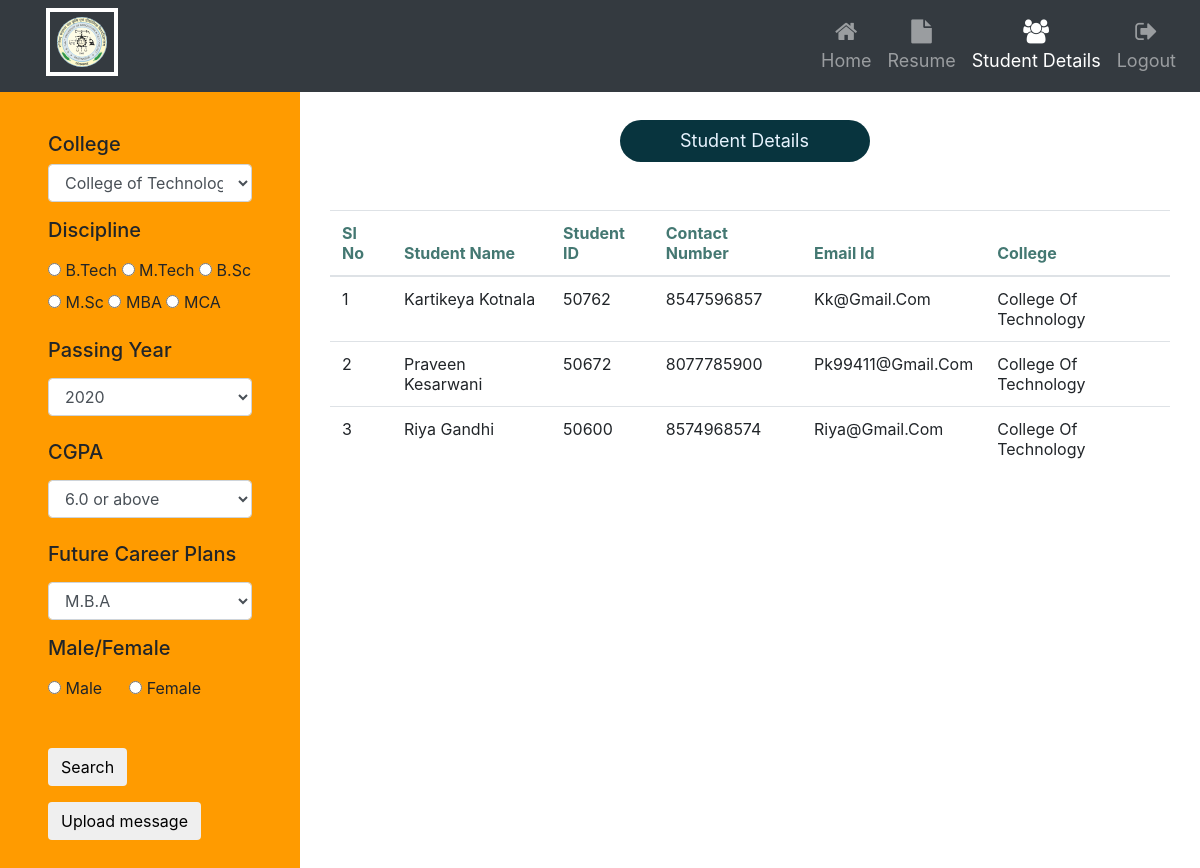
/Admin/student-details.php (signed in), run on an earlier commit of the app's database.
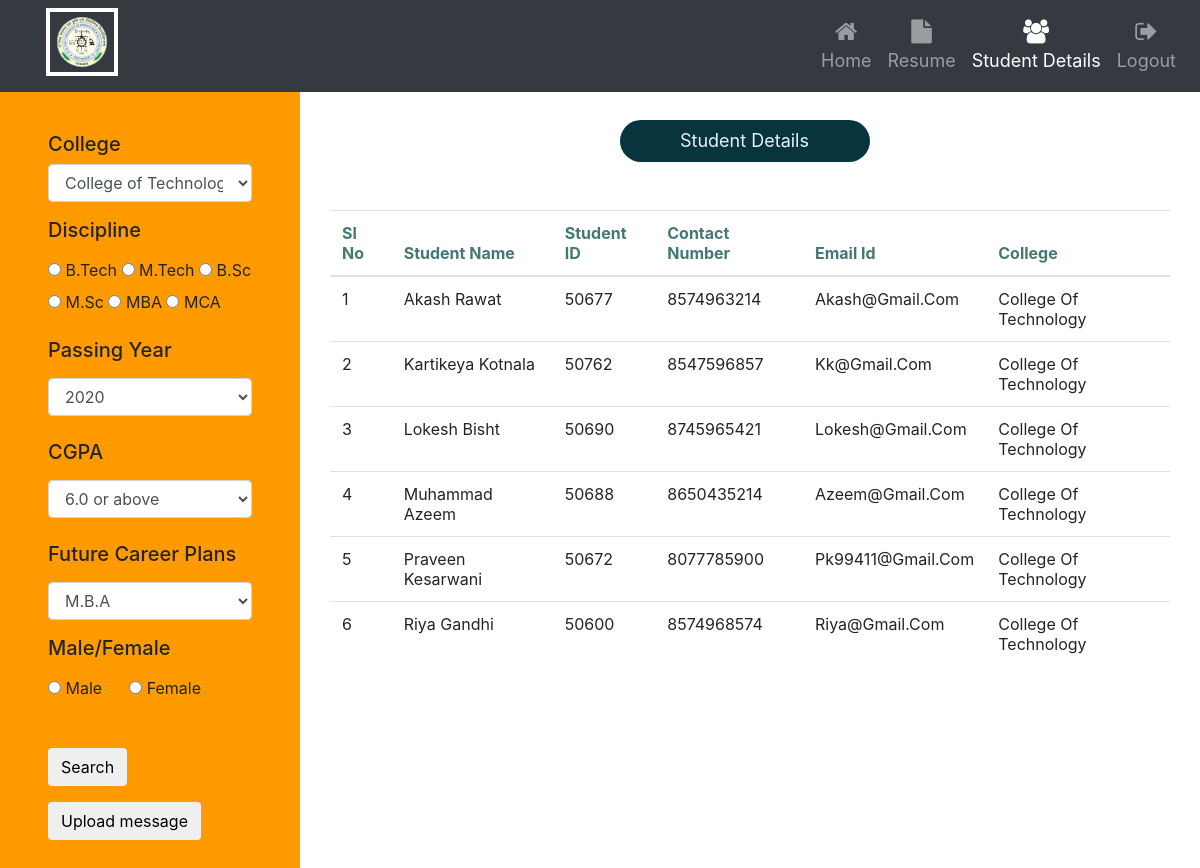
And on a later commit of the database.
### tables this page shows
CREATE TABLE `studentinfo` (
  `sl_no` int(11) NOT NULL,
  `firstname` varchar(30) NOT NULL,
  `lastname` varchar(30) NOT NULL,
  `gender` varchar(10) NOT NULL,
  `address` varchar(200) NOT NULL,
  `college` varchar(100) NOT NULL,
  `discipline` varchar(20) NOT NULL,
  `branch` varchar(30) NOT NULL,
  `college_id` int(30) NOT NULL,
  `objective` varchar(40) NOT NULL,
  `email` varchar(30) NOT NULL,
  `contact` varchar(15) NOT NULL,
  `dob` varchar(30) NOT NULL,
  `x_board` varchar(30) NOT NULL,
  `x_marks` int(30) NOT NULL,
  `x_year` int(30) NOT NULL,
  `x_division` varchar(30) NOT NULL,
  `xii_board` varchar(30) NOT NULL,
  `xii_marks` int(30) NOT NULL,
  `xii_year` int(30) NOT NULL,
  `xii_division` varchar(30) NOT NULL,
  `cgpa` varchar(10) NOT NULL,
  `grad_year` int(11) NOT NULL,
  `grad_div` varchar(30) NOT NULL,
  `organization` varchar(40) NOT NULL,
  `project` varchar(40) NOT NULL,
  `duration` int(11) NOT NULL,
  `career` varchar(30) NOT NULL,
  `skill` varchar(40) NOT NULL,
  `hobbies` longtext NOT NULL,
  `comment` longtext NOT NULL
);

### Admin/student-details.php (the view, shortened to what this page needs)
<?php
require '../includes/config.inc.php';
?>
<html>
<head>
    <link rel="stylesheet" href="https://use.fontawesome.com/releases/v5.6.1/css/all.css">
    <link rel="stylesheet" href="../css\style.css">
    <link rel="stylesheet" href="https://stackpath.bootstrapcdn.com/bootstrap/4.1.3/css/bootstrap.min.css">
    <link href="//maxcdn.bootstrapcdn.com/font-awesome/4.1.0/css/font-awesome.min.css" rel="stylesheet">
</head>
<body>
    <header>
        <nav class="navbar navbar-icon-top navbar-expand-lg navbar-dark bg-dark">
            <h1>
                <a class="navbar-brand" href="home.php" id="navbar-logo">
                    <img src="../img/logo.png" alt="Logo" id="nav-logo">
                    <span class="display"></span></a>
            </h1>
            <div class="collapse navbar-collapse justify-content-center" id="navbarSupportedContent" style=" font-size:18px; ">
                <ul class="navbar-nav ml-auto">
                    <li class="nav-item ">
                        <a class="nav-link" href="home.php">
                            <i class="fa fa-home"></i> Home
                        </a>
                    </li>
                    <li class="nav-item">
                        <a class="nav-link" href="resume.php">
                            <i class="fa fa-file"></i>Resume
                        </a>
                    </li>
                    <li class="nav-item">
                        <a class="nav-link active" href="#">
                            <i class="fa fa-users"></i>Student Details
                        </a>
                    </li>
                    <li class="nav-item ">
                        <a class="nav-link " href="../includes/logout.inc.php">
                            <i class="fa fa-sign-out"></i>Logout
                        </a>
                    </li>
                </ul>
            </div>
        </nav>
    </header>
    <div class="container-fluid contact">
        <div class="row">
            <div class='col-md-3 col-xs-12' id='leftstrip'>
                <form action="" method="POST">
                    <h5>College</h5>
                    <div class="form-group">
                        <div>
                            <select class="form-control" id="college" name='college'>
                                <option>College of Technology</option>
                            </select>
                        </div>
                    </div>
                    <div class="form-group">
                        <label>
                            <h5>Discipline</h5>
                        </label>
                        <div class='col-sm-14'>
                            <label class="radio-inline"><input type="radio" id='btech' name="discipline" value="B.Tech" required> B.Tech</label>
                            <label class="radio-inline"><input type="radio" id='mtech' name="discipline" value="M.Tech"> M.Tech</label>
                            <label class="radio-inline"><input type="radio" id='bsc' name="discipline" value="B.sc"> B.Sc</label>
                            <label class="radio-inline"><input type="radio" id='msc' name="discipline" value="M.sc"> M.Sc</label>
                            <label class="radio-inline"><input type="radio" id='mba' name="discipline" value="MBA"> MBA</label>
                            <label class="radio-inline"><input type="radio" id='mca' name="discipline" value="MCA"> MCA</label>
                        </div>
                    </div>
                    <label class="control-label" for="pass">
                        <h5>Passing Year</h5>
                    </label>
                    <div>
                        <select class="form-control" placeholder="passing year" name="pass">
                            <option>2020</option>
                        </select>
                    </div><br>
                    <label class="control-label" for="pass">
                        <h5>CGPA</h5>
                    </label>
                    <div>
                        <select class="form-control" placeholder="cgpa" name="cgpa">
                            <option>6.0 or above</option>
                        </select>
                    </div><br>
                    <div class="form-group" id='career'>
                        <label class="control-label" for="career">
                            <h5>Future Career Plans</h5>
                        </label>
                        <div>
                            <select class="form-control" name='career'>
                                <option>M.B.A</option>
                            </select>
                        </div>
                    </div>
                    <div class="form-group">
                        <label>
                            <h5>Male/Female</h5>
                        </label>
                        <div>
                            <label class="radio-inline"><input type="radio" id='male' name="gender" value="MALE" required> Male</label>&nbsp &nbsp &nbsp
                            <label class="radio-inline"><input type="radio" id='btech' name="gender" value="FEMALE"> Female</label>
                        </div>
                    </div><br>
                    <div class="form-group">
                        <div>
                            <button type="submit" class="btn btn-default" name="search">Search</button>&nbsp; &nbsp;
                        </div>
                    </div>
                </form>
                <div class="form-group">
                    <div>
                        <button type="submit" class="btn btn-default" id='messageUpload' name="messageUpload">Upload message</button>&nbsp; &nbsp;
                    </div>
                </div>
            </div>
            <div class='col-md-9 col-xs-12'>
                <h2 class="heading text-capitalize mb-sm-5 mb-4 text-center" id="profile-heading"> Student Details </h2>
                <?php
                $arr = array();
                if (isset($_POST['search'])) {
                    $_SESSION['google'] = '5';
                    $college = $_POST['college'];
                    $discipline = $_POST['discipline'];
                    $branch = $_POST['branch'];
                    $passing_year = $_POST['pass'];
                    $cgpa = $_POST['cgpa'];
                    $career = $_POST['career'];
                    $gender = $_POST['gender'];
                    $user = $_SESSION['email'];
                    $query_search = "SELECT * FROM studentinfo
                                    WHERE college='$college' and  discipline='$discipline' and branch='$branch'
                                    and grad_year='$passing_year' and career='$career' and gender='$gender' and
                                     cgpa>='$cgpa' ORDER BY college ASC,firstname ASC";
                    $result_search = mysqli_query($conn, $query_search);
                ?>
                    <div class="container">
                        <table class="table table-hover">
                            <thead id="table-td">
                                <tr>
                                    <th>Sl No</th>
                                    <th>Student Name</th>
                                    <th>Student ID</th>
                                    <th>Contact Number</th>
                                    <th>Email Id</th>
                                    <th>College</th>
                                </tr>
                            </thead>
                            <tbody>
                                <?php
                                if (mysqli_num_rows($result_search) == 0) {
                                    echo '<tr><td colspan="4">No Rows Returned</td></tr>';
                                } else {
                                    $count = 1;
                                    while ($row_search = mysqli_fetch_assoc($result_search)) {
                                        $student_name = $row_search['firstname'] . " " . $row_search['lastname'];
                                        $college_id = $row_search['college_id'];
                                        $contact = $row_search['contact'];
                                        $email = $row_search['email'];
                                        $college = $row_search['college'];
                                        $arr[] = $college_id;
                                        echo "<tr><td>{$count}</td><td>{$student_name}</td><td>{$college_id}</td><td>{$contact}</td><td>{$email}</td><td>{$college}</td></tr>\n";
                                        $count++;
                                    }
                                }
                                ?>
                            </tbody>
                        </table>
                    <?php
                } else {
                    ?>
                        <div class="container">
                            <?php
                            $query1 = "SELECT * FROM studentinfo ORDER BY college ASC,firstname ASC,grad_year ASC";
                            $result1 = mysqli_query($conn, $query1);
                            ?>
                            <table class="table table-hover">
                                <thead id="table-td">
                                    <tr>
                                        <th>Sl No</th>
                                        <th>Student Name</th>
                                        <th>Student ID</th>
                                        <th>Contact Number</th>
                                        <th>Email Id</th>
                                        <th>College</th>
                                    </tr>
                                </thead>
                                <tbody>
                                    <?php
                                    if (mysqli_num_rows($result1) == 0) {
                                        echo '<tr><td colspan="4">No Rows Returned</td></tr>';
                                    } else {
                                        $count = 1;
                                        while ($row1 = mysqli_fetch_assoc($result1)) {
                                            $student_name = $row1['firstname'] . " " . $row1['lastname'];
                                            echo "<tr><td>{$count}</td><td>{$student_name}</td><td>{$row1['college_id']}</td><td>{$row1['contact']}</td><td>{$row1['email']}</td><td>{$row1['college']}</td></tr>\n";
                                            $count++;
                                        }
                                    }
                                }
                                    ?>
                                </tbody>
                            </table>
                        </div>
                    </div>
            </div>
        </div>
</body>
</html>

### css/style.css (style rules this page uses)
body, html { margin: 0; padding: 0; height: 100%; background: #60a3bc !important; font-family: Arial, Helvetica, sans-serif; }
.contact { height: 400px; }
#leftstrip { background: #ff9b00; padding: 4%; border-top-left-radius: 0.5rem; border-bottom-left-radius: 0.5rem; }
.col-md-9 { background: #fff; padding: 3%; border-top-right-radius: 0.5rem; border-bottom-right-radius: 0.5rem; }
.navbar { margin: 0; z-index: 100; }
.navbar-brand { border: 4px solid #fff; margin-left: 30px; padding: 7px; }
#nav-logo { float: left; width: 50px; border-radius: 50%; padding-top: 0; }
.navbar-icon-top .navbar-nav .nav-link .fa { position: relative; width: 30px; font-size: 24px; }
#profile-heading { font-size: 18px; font-weight: 400; margin-left: 35%; border-radius:30px; width: 250px; height: auto; padding: 10px 40px; background-color: #08343e !important; color: #e7f3fe; }
td { text-transform: capitalize; }
#table-td { color: rgb(68, 120, 114); }
header { height: 84px; flex-shrink: 0; }
@media (min-width: 992px) { .navbar-icon-top.navbar-expand-lg .navbar-nav .nav-link { text-align: center; display: table-cell; height: 70px; vertical-align: middle; padding-top: 0; padding-bottom: 0; } }
@media (min-width: 992px) { .navbar-icon-top.navbar-expand-lg .navbar-nav .nav-link>.fa { display: block; width: 48px; margin: 2px auto 4px auto; top: 0; line-height: 24px; } }

What changed in the data, as far as the page shows it:
added studentinfo: student_name "Akash Rawat", college "50677", contact "8574963214", email "Akash@gmail.com", college "College Of Technology"
added studentinfo: student_name "Lokesh Bisht", college "50690", contact "8745965421", email "Lokesh@gmail.com", college "College Of Technology"
added studentinfo: student_name "Muhammad Azeem", college "50688", contact "8650435214", email "Azeem@gmail.com", college "College Of Technology"
